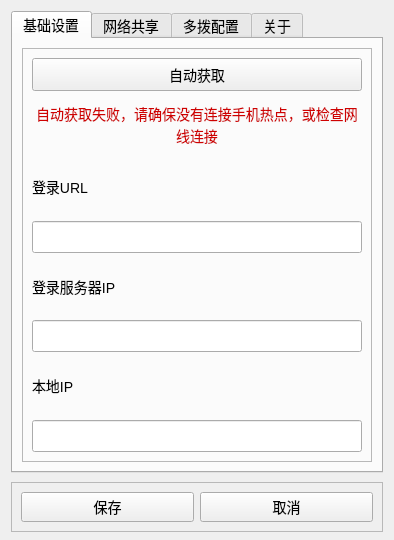
<?xml version="1.0" encoding="UTF-8"?>
<ui version="4.0">
 <class>sac_settings</class>
 <widget class="QWidget" name="sac_settings">
  <property name="geometry">
   <rect>
    <x>0</x>
    <y>0</y>
    <width>394</width>
    <height>540</height>
   </rect>
  </property>
  <property name="sizePolicy">
   <sizepolicy hsizetype="Minimum" vsizetype="Minimum">
    <horstretch>0</horstretch>
    <verstretch>0</verstretch>
   </sizepolicy>
  </property>
  <property name="minimumSize">
   <size>
    <width>394</width>
    <height>496</height>
   </size>
  </property>
  <property name="windowTitle">
   <string>Form</string>
  </property>
  <property name="styleSheet">
   <string notr="true">* {
    font-size: 14px;
}</string>
  </property>
  <layout class="QGridLayout" name="gridLayout_2">
   <item row="2" column="0">
    <widget class="QFrame" name="frame_2">
     <property name="minimumSize">
      <size>
       <width>0</width>
       <height>50</height>
      </size>
     </property>
     <property name="maximumSize">
      <size>
       <width>16777215</width>
       <height>44</height>
      </size>
     </property>
     <property name="frameShape">
      <enum>QFrame::StyledPanel</enum>
     </property>
     <property name="frameShadow">
      <enum>QFrame::Raised</enum>
     </property>
     <layout class="QHBoxLayout" name="horizontalLayout">
      <item>
       <widget class="QPushButton" name="pushButton">
        <property name="minimumSize">
         <size>
          <width>0</width>
          <height>30</height>
         </size>
        </property>
        <property name="text">
         <string>保存</string>
        </property>
       </widget>
      </item>
      <item>
       <widget class="QPushButton" name="pushButton_2">
        <property name="minimumSize">
         <size>
          <width>0</width>
          <height>30</height>
         </size>
        </property>
        <property name="text">
         <string>取消</string>
        </property>
       </widget>
      </item>
     </layout>
    </widget>
   </item>
   <item row="0" column="0">
    <widget class="QTabWidget" name="tabWidget">
     <property name="styleSheet">
      <string notr="true"/>
     </property>
     <property name="tabPosition">
      <enum>QTabWidget::North</enum>
     </property>
     <property name="tabShape">
      <enum>QTabWidget::Rounded</enum>
     </property>
     <property name="currentIndex">
      <number>0</number>
     </property>
     <widget class="QWidget" name="tab">
      <attribute name="title">
       <string>基础设置</string>
      </attribute>
      <layout class="QGridLayout" name="gridLayout">
       <item row="0" column="0">
        <widget class="QFrame" name="frame">
         <property name="minimumSize">
          <size>
           <width>0</width>
           <height>280</height>
          </size>
         </property>
         <property name="frameShape">
          <enum>QFrame::StyledPanel</enum>
         </property>
         <property name="frameShadow">
          <enum>QFrame::Raised</enum>
         </property>
         <layout class="QVBoxLayout" name="verticalLayout">
          <item>
           <widget class="QPushButton" name="pushButton_3">
            <property name="minimumSize">
             <size>
              <width>0</width>
              <height>33</height>
             </size>
            </property>
            <property name="text">
             <string>自动获取</string>
            </property>
           </widget>
          </item>
          <item>
           <widget class="QLabel" name="label_4">
            <property name="minimumSize">
             <size>
              <width>0</width>
              <height>27</height>
             </size>
            </property>
            <property name="styleSheet">
             <string notr="true">QLabel {
    color: rgb(207, 1, 1);
}</string>
            </property>
            <property name="text">
             <string>自动获取失败，请确保没有连接手机热点，或检查网线连接</string>
            </property>
            <property name="scaledContents">
             <bool>false</bool>
            </property>
            <property name="alignment">
             <set>Qt::AlignCenter</set>
            </property>
            <property name="wordWrap">
             <bool>true</bool>
            </property>
           </widget>
          </item>
          <item>
           <widget class="QLabel" name="label">
            <property name="text">
             <string>登录URL</string>
            </property>
           </widget>
          </item>
          <item>
           <widget class="QLineEdit" name="lineEdit">
            <property name="minimumSize">
             <size>
              <width>0</width>
              <height>32</height>
             </size>
            </property>
           </widget>
          </item>
          <item>
           <widget class="QLabel" name="label_2">
            <property name="text">
             <string>登录服务器IP</string>
            </property>
           </widget>
          </item>
          <item>
           <widget class="QLineEdit" name="lineEdit_2">
            <property name="minimumSize">
             <size>
              <width>0</width>
              <height>32</height>
             </size>
            </property>
           </widget>
          </item>
          <item>
           <widget class="QLabel" name="label_3">
            <property name="text">
             <string>本地IP</string>
            </property>
           </widget>
          </item>
          <item>
           <widget class="QLineEdit" name="lineEdit_3">
            <property name="minimumSize">
             <size>
              <width>0</width>
              <height>32</height>
             </size>
            </property>
           </widget>
          </item>
         </layout>
        </widget>
       </item>
      </layout>
     </widget>
     <widget class="QWidget" name="tab_5">
      <attribute name="title">
       <string>网络共享</string>
      </attribute>
      <attribute name="toolTip">
       <string>通过Easytier建立网络共享</string>
      </attribute>
      <layout class="QGridLayout" name="gridLayout_5">
       <item row="0" column="0" colspan="3">
        <widget class="QCheckBox" name="checkBox_enable_share">
         <property name="text">
          <string>开启共享(BETA)</string>
         </property>
        </widget>
       </item>
       <item row="4" column="0" colspan="3">
        <widget class="QLabel" name="label_local_ip">
         <property name="sizePolicy">
          <sizepolicy hsizetype="Preferred" vsizetype="Maximum">
           <horstretch>0</horstretch>
           <verstretch>0</verstretch>
          </sizepolicy>
         </property>
         <property name="styleSheet">
          <string notr="true">QLabel {
    color: rgb(207, 1, 1);
}</string>
         </property>
         <property name="text">
          <string>本机IP：172.xx.xx.xxx</string>
         </property>
         <property name="alignment">
          <set>Qt::AlignCenter</set>
         </property>
        </widget>
       </item>
       <item row="1" column="0" colspan="3">
        <widget class="QLabel" name="label_6">
         <property name="sizePolicy">
          <sizepolicy hsizetype="Preferred" vsizetype="Minimum">
           <horstretch>0</horstretch>
           <verstretch>0</verstretch>
          </sizepolicy>
         </property>
         <property name="maximumSize">
          <size>
           <width>16777215</width>
           <height>100</height>
          </size>
         </property>
         <property name="styleSheet">
          <string notr="true">QLabel {
    color: rgb(152, 152, 152);
}</string>
         </property>
         <property name="text">
          <string>开启网络共享后，本机网络将通过 EasyTier 共享，其他虚空终端用户可通过输入本机 IP 和密钥连接使用，设备数量不限。</string>
         </property>
         <property name="scaledContents">
          <bool>false</bool>
         </property>
         <property name="alignment">
          <set>Qt::AlignCenter</set>
         </property>
         <property name="wordWrap">
          <bool>true</bool>
         </property>
        </widget>
       </item>
       <item row="3" column="0" colspan="3">
        <widget class="QGroupBox" name="groupBox">
         <property name="title">
          <string>隧道配置</string>
         </property>
         <layout class="QGridLayout" name="gridLayout_6">
          <item row="0" column="1" colspan="36">
           <widget class="QLineEdit" name="lineEdit_4">
            <property name="minimumSize">
             <size>
              <width>0</width>
              <height>29</height>
             </size>
            </property>
           </widget>
          </item>
          <item row="4" column="0" colspan="39">
           <widget class="QCheckBox" name="checkBox_2">
            <property name="text">
             <string>禁用IPv6</string>
            </property>
           </widget>
          </item>
          <item row="2" column="0" colspan="39">
           <widget class="QCheckBox" name="checkBox">
            <property name="text">
             <string>仅使用物理网卡</string>
            </property>
           </widget>
          </item>
          <item row="1" column="0" colspan="2">
           <widget class="QLabel" name="label_8">
            <property name="maximumSize">
             <size>
              <width>100</width>
              <height>16777215</height>
             </size>
            </property>
            <property name="text">
             <string>端口：</string>
            </property>
           </widget>
          </item>
          <item row="0" column="0">
           <widget class="QLabel" name="label_7">
            <property name="text">
             <string>密钥: </string>
            </property>
           </widget>
          </item>
          <item row="1" column="2" colspan="14">
           <widget class="QSpinBox" name="spinBox">
            <property name="minimumSize">
             <size>
              <width>0</width>
              <height>29</height>
             </size>
            </property>
            <property name="minimum">
             <number>10000</number>
            </property>
            <property name="maximum">
             <number>65535</number>
            </property>
            <property name="stepType">
             <enum>QAbstractSpinBox::DefaultStepType</enum>
            </property>
            <property name="value">
             <number>51145</number>
            </property>
            <property name="displayIntegerBase">
             <number>10</number>
            </property>
           </widget>
          </item>
         </layout>
        </widget>
       </item>
      </layout>
     </widget>
     <widget class="QWidget" name="tab_2">
      <attribute name="title">
       <string>多拨配置</string>
      </attribute>
      <layout class="QGridLayout" name="gridLayout_3">
       <property name="leftMargin">
        <number>0</number>
       </property>
       <property name="topMargin">
        <number>9</number>
       </property>
       <property name="rightMargin">
        <number>0</number>
       </property>
       <property name="bottomMargin">
        <number>9</number>
       </property>
       <item row="0" column="0">
        <widget class="QPushButton" name="pushButton_4">
         <property name="minimumSize">
          <size>
           <width>0</width>
           <height>35</height>
          </size>
         </property>
         <property name="text">
          <string>新增配置</string>
         </property>
        </widget>
       </item>
       <item row="4" column="0">
        <widget class="QTabWidget" name="tabWidget_2">
         <property name="currentIndex">
          <number>0</number>
         </property>
         <widget class="QWidget" name="tab_3">
          <attribute name="title">
           <string>配置1</string>
          </attribute>
         </widget>
        </widget>
       </item>
       <item row="1" column="0">
        <widget class="QPushButton" name="pushButton_5">
         <property name="minimumSize">
          <size>
           <width>0</width>
           <height>35</height>
          </size>
         </property>
         <property name="text">
          <string>删除配置</string>
         </property>
        </widget>
       </item>
       <item row="5" column="0">
        <widget class="QPushButton" name="pushButton_6">
         <property name="minimumSize">
          <size>
           <width>0</width>
           <height>35</height>
          </size>
         </property>
         <property name="text">
          <string>立即多拨</string>
         </property>
        </widget>
       </item>
      </layout>
     </widget>
     <widget class="QWidget" name="tab_4">
      <attribute name="title">
       <string>关于</string>
      </attribute>
      <layout class="QGridLayout" name="gridLayout_4">
       <item row="1" column="0">
        <widget class="QLabel" name="label_5">
         <property name="styleSheet">
          <string notr="true"/>
         </property>
         <property name="text">
          <string>&lt;html&gt;&lt;head/&gt;&lt;body&gt;&lt;p&gt;&lt;span style=&quot; font-size:11pt;&quot;&gt;感谢您使用虚空终端！&lt;/span&gt;&lt;/p&gt;&lt;p&gt;&lt;span style=&quot; font-size:11pt;&quot;&gt;项目地址:&lt;/span&gt;&lt;a href=&quot;https://github.com/Yish1/SEIG-Auto-Connect&quot;&gt;&lt;span style=&quot; text-decoration: underline; color:#0000ff;&quot;&gt;github.com/Yish1/SEIG-Auto-Connect&lt;/span&gt;&lt;/a&gt;&lt;/p&gt;&lt;p&gt;&lt;span style=&quot; font-size:11pt;&quot;&gt;注：请不要在任何大型社交平台讨论此工具！&lt;/span&gt;&lt;/p&gt;&lt;/body&gt;&lt;/html&gt;</string>
         </property>
         <property name="wordWrap">
          <bool>true</bool>
         </property>
         <property name="openExternalLinks">
          <bool>true</bool>
         </property>
        </widget>
       </item>
       <item row="0" column="0">
        <widget class="QPushButton" name="pushButton_7">
         <property name="minimumSize">
          <size>
           <width>0</width>
           <height>35</height>
          </size>
         </property>
         <property name="toolTip">
          <string/>
         </property>
         <property name="text">
          <string>清空所有配置</string>
         </property>
        </widget>
       </item>
      </layout>
     </widget>
    </widget>
   </item>
  </layout>
 </widget>
 <resources>
  <include location="res.qrc"/>
 </resources>
 <connections/>
</ui>
